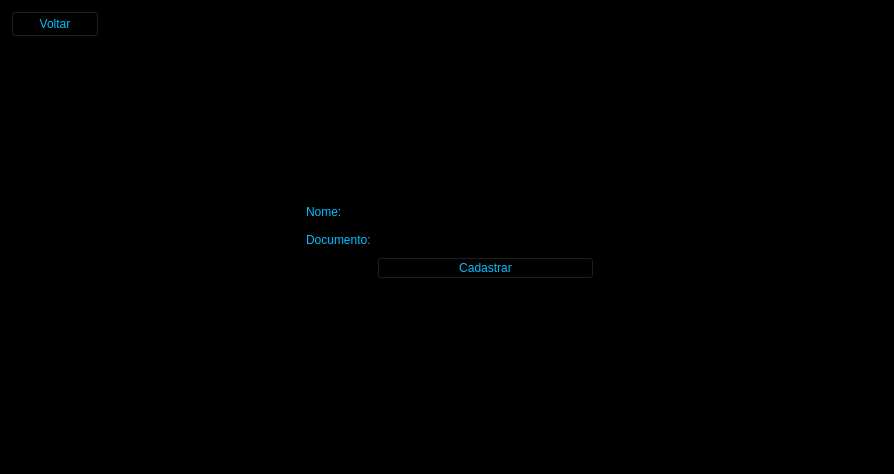
<?xml version="1.0" encoding="UTF-8"?>
<ui version="4.0">
 <class>JanelaCadastrarCliente</class>
 <widget class="QWidget" name="JanelaCadastrarCliente">
  <property name="geometry">
   <rect>
    <x>0</x>
    <y>0</y>
    <width>894</width>
    <height>474</height>
   </rect>
  </property>
  <property name="windowTitle">
   <string>Form</string>
  </property>
  <property name="styleSheet">
   <string notr="true">background-color: black;</string>
  </property>
  <layout class="QGridLayout" name="gridLayout_2">
   <item row="0" column="0">
    <widget class="QWidget" name="widget" native="true">
     <widget class="QPushButton" name="pushButtonVoltar">
      <property name="geometry">
       <rect>
        <x>0</x>
        <y>0</y>
        <width>88</width>
        <height>26</height>
       </rect>
      </property>
      <property name="styleSheet">
       <string notr="true">color: #00BFFF;</string>
      </property>
      <property name="text">
       <string>Voltar</string>
      </property>
     </widget>
    </widget>
   </item>
   <item row="1" column="0">
    <spacer name="horizontalSpacer">
     <property name="orientation">
      <enum>Qt::Orientation::Horizontal</enum>
     </property>
     <property name="sizeHint" stdset="0">
      <size>
       <width>40</width>
       <height>20</height>
      </size>
     </property>
    </spacer>
   </item>
   <item row="1" column="1">
    <layout class="QVBoxLayout" name="verticalLayout">
     <item>
      <layout class="QGridLayout" name="gridLayout">
       <item row="1" column="1">
        <widget class="QLineEdit" name="lineEditDocumento">
         <property name="styleSheet">
          <string notr="true">color: #00BFFF;</string>
         </property>
         <property name="inputMask">
          <string comment="000.000.000-00;_" extracomment="000.000.000-00;_"/>
         </property>
        </widget>
       </item>
       <item row="0" column="0">
        <widget class="QLabel" name="labelNome">
         <property name="styleSheet">
          <string notr="true">color: #00BFFF;</string>
         </property>
         <property name="text">
          <string>Nome:</string>
         </property>
        </widget>
       </item>
       <item row="0" column="1">
        <widget class="QLineEdit" name="lineEditNome">
         <property name="styleSheet">
          <string notr="true">color: #00BFFF;</string>
         </property>
        </widget>
       </item>
       <item row="1" column="0">
        <widget class="QLabel" name="labelDocumento">
         <property name="styleSheet">
          <string notr="true">color: #00BFFF;</string>
         </property>
         <property name="text">
          <string>Documento:</string>
         </property>
        </widget>
       </item>
       <item row="2" column="1">
        <widget class="QPushButton" name="pushButtonCadastrar">
         <property name="styleSheet">
          <string notr="true">color: #00BFFF;</string>
         </property>
         <property name="text">
          <string>Cadastrar</string>
         </property>
        </widget>
       </item>
      </layout>
     </item>
    </layout>
   </item>
   <item row="1" column="2">
    <spacer name="horizontalSpacer_2">
     <property name="orientation">
      <enum>Qt::Orientation::Horizontal</enum>
     </property>
     <property name="sizeHint" stdset="0">
      <size>
       <width>40</width>
       <height>20</height>
      </size>
     </property>
    </spacer>
   </item>
   <item row="3" column="1">
    <spacer name="verticalSpacer_2">
     <property name="orientation">
      <enum>Qt::Orientation::Vertical</enum>
     </property>
     <property name="sizeHint" stdset="0">
      <size>
       <width>20</width>
       <height>40</height>
      </size>
     </property>
    </spacer>
   </item>
   <item row="0" column="1">
    <spacer name="verticalSpacer">
     <property name="orientation">
      <enum>Qt::Orientation::Vertical</enum>
     </property>
     <property name="sizeHint" stdset="0">
      <size>
       <width>20</width>
       <height>40</height>
      </size>
     </property>
    </spacer>
   </item>
  </layout>
 </widget>
 <resources/>
 <connections/>
</ui>
